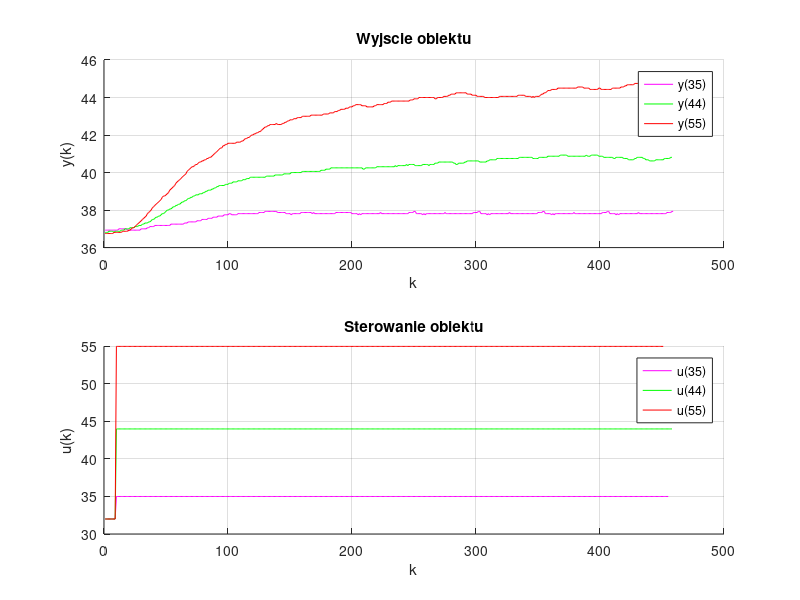

Here is the MATLAB script that generated this plot: (Note: this script raises an error after producing the figure.)
%skrypt do realizacji zadania 2
load('skokG132-35W150.mat');
y1 = y(750:1000);
u1 = u(750:1000);
yp = y1(200:end);
y1 = [y1 yp yp yp yp];
up = u1(50:100);
u1 = [u1 up up up up];
load('skokG132-44W150.mat');
y2 = y(43:500);
u2 = u(43:500);
load('skokG132-55W150.mat');
y3 = y(280:730);
u3 = u(280:730);
f = figure('visible','on');
subplot(2,1,1)
hold on; 
grid on; 
plot(y1,'m');
plot(y2,'g');
plot(y3,'r');
title('Wyjscie obiektu')
legend('y(35)','y(44)','y(55)')
xlabel('k');
ylabel('y(k)');
%ylim([30 40]);
subplot(2,1,2)
hold on; 
grid on; 
plot(u1,'m');
plot(u2,'g');
plot(u3,'r');
title('Sterowanie obiektu')
legend('u(35)','u(44)','u(55)');
xlabel('k');
ylabel('u(k)');
fig_pos = f.PaperPosition;
f.PaperSize = [fig_pos(3) fig_pos(4)];
print(f, 'zad2y','-dpdf','-bestfit')